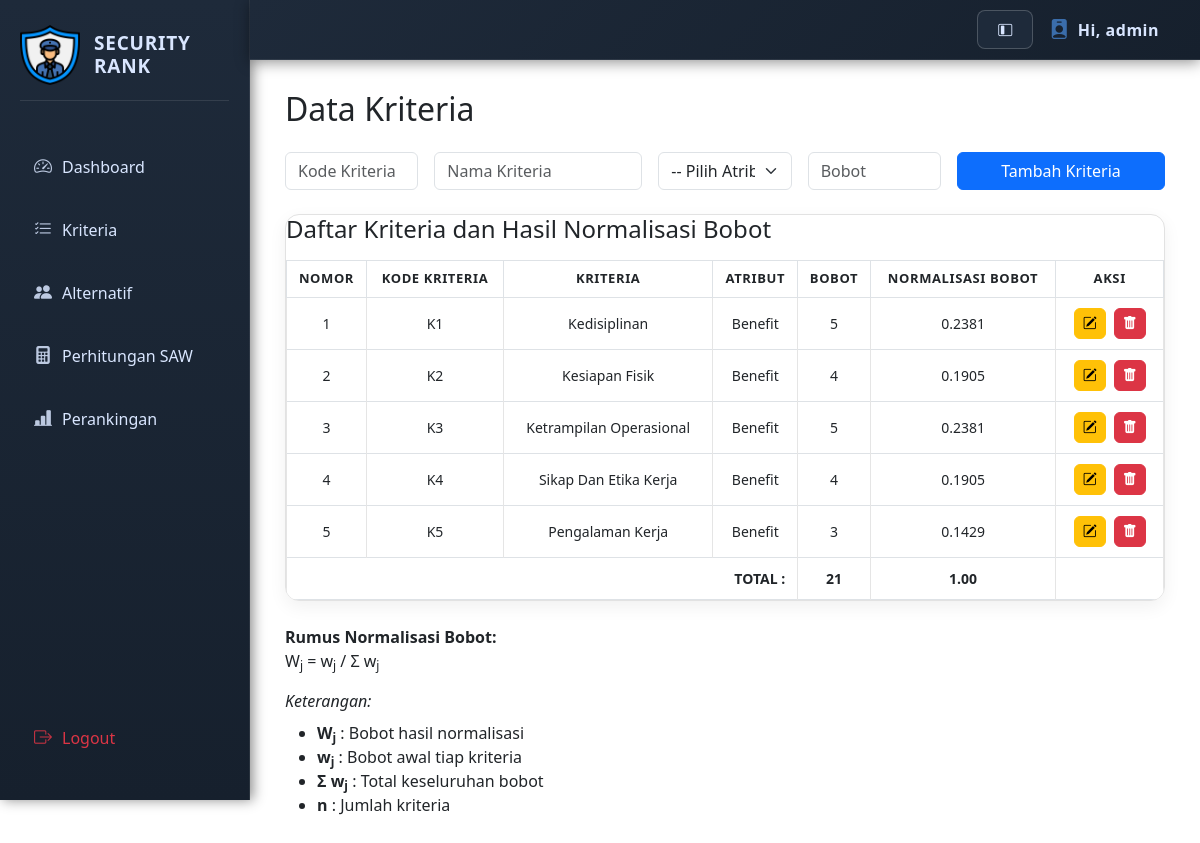
The page /kriteria.php (signed in) on the database its author committed.
### tables this page shows
CREATE TABLE `kriteria` (
  `nomor` int(11) NOT NULL,
  `kode` varchar(10) NOT NULL,
  `kriteria` varchar(100) NOT NULL,
  `atribut` enum('benefit','cost') NOT NULL,
  `bobot` int(11) NOT NULL,
  `normalisasi` decimal(10,5) NOT NULL DEFAULT 0.00000
);

### kriteria.php (the view, shortened to what this page needs)
<?php
require 'include/db.php';
$totalBobotQuery = $mysqli->query("SELECT SUM(bobot) AS total FROM kriteria");
$totalBobotRow = $totalBobotQuery->fetch_assoc();
$totalBobot = ($totalBobotRow && $totalBobotRow['total'] > 0) ? (float)$totalBobotRow['total'] : 1;
$kriteriaRes = $mysqli->query("SELECT nomor, bobot FROM kriteria");
if ($kriteriaRes) {
    while ($row = $kriteriaRes->fetch_assoc()) {
        $norm = $totalBobot > 0 ? round($row['bobot'] / $totalBobot, 5) : 0;
        $mysqli->query("UPDATE kriteria SET normalisasi = $norm WHERE nomor = {$row['nomor']}");
    }
}
include 'include/header.php';
?>
<link rel="stylesheet" href="assets/kriteria.css?v=<?= time(); ?>">
<div class="page-wrapper">
    <h2 class="mb-4">Data Kriteria</h2>
    <div class="kriteria-form mb-4">
        <form method="post" class="row g-3">
            <div class="col-md-2">
                <input name="kode" class="form-control" placeholder="Kode Kriteria" required>
            </div>
            <div class="col-md-3">
                <input name="kriteria" class="form-control" placeholder="Nama Kriteria" required>
            </div>
            <div class="col-md-2">
                <select name="atribut" class="form-select" required>
                    <option value="">-- Pilih Atribut --</option>
                </select>
            </div>
            <div class="col-md-2">
                <input name="bobot" type="number" min="1" step="1" class="form-control" placeholder="Bobot" required>
            </div>
            <div class="col-md-3 d-grid">
                <button name="add" class="btn btn-primary">Tambah Kriteria</button>
            </div>
        </form>
    </div>
    <div class="table-wrapper mt-4">
        <h4 class="mb-3">Daftar Kriteria dan Hasil Normalisasi Bobot</h4>
        <table class="table table-modern table-bordered align-middle mb-0 text-center">
            <thead>
                <tr>
                    <th>Nomor</th>
                    <th>Kode Kriteria</th>
                    <th>Kriteria</th>
                    <th>Atribut</th>
                    <th>Bobot</th>
                    <th>Normalisasi Bobot</th>
                    <th>Aksi</th>
                </tr>
            </thead>
            <tbody>
                <?php
                $res = $mysqli->query("SELECT * FROM kriteria ORDER BY nomor ASC");
                $totalBobotTampil = 0;
                $totalNormalisasi = 0;
                if (!$res) {
                    echo '<tr><td colspan="7" class="text-danger">SQL ERROR: ' . $mysqli->error . '</td></tr>';
                } elseif ($res->num_rows === 0) {
                    echo '<tr><td colspan="7" class="text-muted">Belum ada data kriteria.</td></tr>';
                } else {
                    while ($r = $res->fetch_assoc()):
                        $totalBobotTampil += $r['bobot'];
                        $totalNormalisasi += $r['normalisasi'];
                ?>
                <tr>
                    <td><?= $r['nomor'] ?></td>
                    <td><?= htmlspecialchars($r['kode']) ?></td>
                    <td><?= htmlspecialchars($r['kriteria']) ?></td>
                    <td><?= ucfirst($r['atribut']) ?></td>
                    <td><?= $r['bobot'] ?></td>
                    <td><?= number_format(round($r['normalisasi'], 5), 4, '.', '') ?></td>
                    <td>
                        <div class="aksi-wrapper d-flex justify-content-center gap-2">
                            <button type="button" class="btn btn-warning btn-sm" data-bs-toggle="modal"
                                data-bs-target="#edit<?= $r['nomor'] ?>">
                                <i class="bi bi-pencil-square"></i>
                            </button>
                            <form method="post" onsubmit="return confirm('Hapus kriteria ini?');">
                                <button name="delete" class="btn btn-danger btn-sm">
                                    <i class="bi bi-trash-fill"></i>
                                </button>
                            </form>
                        </div>
                    </td>
                </tr>
                <?php endwhile; ?>
                <?php
                    if (abs($totalNormalisasi - 1) < 0.0001) {
                        $totalNormalisasi = 1;
                    }
                ?>
                <tr class="fw-bold bg-light">
                    <td colspan="4" class="text-end">TOTAL :</td>
                    <td><?= $totalBobotTampil ?></td>
                    <td><?= number_format(round($totalNormalisasi, 5), 2, '.', '') ?></td>
                    <td></td>
                </tr>
                <?php } ?>
            </tbody>
        </table>
    </div>
    <div class="mt-4 text-start">
        <b>Rumus Normalisasi Bobot:</b>
        <div>
            W<sub>j</sub> = w<sub>j</sub> / Σ w<sub>j</sub>
        </div>
    </div>
    <div class="mt-3 text-start">
        <i>Keterangan:</i>
        <ul class="mt-2 mb-0">
            <li><b>W<sub>j</sub></b> : Bobot hasil normalisasi</li>
            <li><b>w<sub>j</sub></b> : Bobot awal tiap kriteria</li>
            <li><b>Σ w<sub>j</sub></b> : Total keseluruhan bobot</li>
            <li><b>n</b> : Jumlah kriteria</li>
        </ul>
    </div>
</div>
<?php include 'include/footer.php'; ?>

### assets/kriteria.css (style rules this page uses)
.page-wrapper { margin-left: 250px; padding: 90px 35px 35px; transition: 0.3s ease; }
.table-wrapper { background: #ffffff; padding: 0; border-radius: 14px; box-shadow: 0 6px 18px rgba(0,0,0,0.06); overflow: hidden; border: 1px solid #e2e2e2; margin-top: 18px; }
.table-modern thead tr { background: #1E2A3A !important; color: #ffffff; text-transform: uppercase; font-size: 13px; letter-spacing: 0.6px; }
.table-modern thead th { text-align: center !important; vertical-align: middle !important; }
.table-modern td { padding: 10px 12px !important; font-size: 14px; border-color: #e5e5e5 !important; }
.table-modern tbody tr { transition: 0.25s ease; }
.table-modern tbody tr:nth-child(odd) { background: #fafafa; }
.aksi-wrapper { display: flex; justify-content: center; gap: 6px; }
.aksi-wrapper .btn { padding: 4px 8px !important; font-size: 12px !important; border-radius: 6px !important; display: flex; align-items: center; transition: 0.2s ease; }
.aksi-wrapper .btn i { font-size: 14px; }

### rows shown on the page
kriteria: nomor "1", kode "K1", kriteria "Kedisiplinan", atribut "Benefit", bobot "5", normalisasi "0.2381"
kriteria: nomor "2", kode "K2", kriteria "Kesiapan Fisik", atribut "Benefit", bobot "4", normalisasi "0.1905"
kriteria: nomor "3", kode "K3", kriteria "Ketrampilan Operasional", atribut "Benefit", bobot "5", normalisasi "0.2381"
kriteria: nomor "4", kode "K4", kriteria "Sikap Dan Etika Kerja", atribut "Benefit", bobot "4", normalisasi "0.1905"
kriteria: nomor "5", kode "K5", kriteria "Pengalaman Kerja", atribut "Benefit", bobot "3", normalisasi "0.1429"

### other values the page prints
$_SESSION['user'] "admin"
$totalBobotTampil "21"
$totalNormalisasi "1.00"
